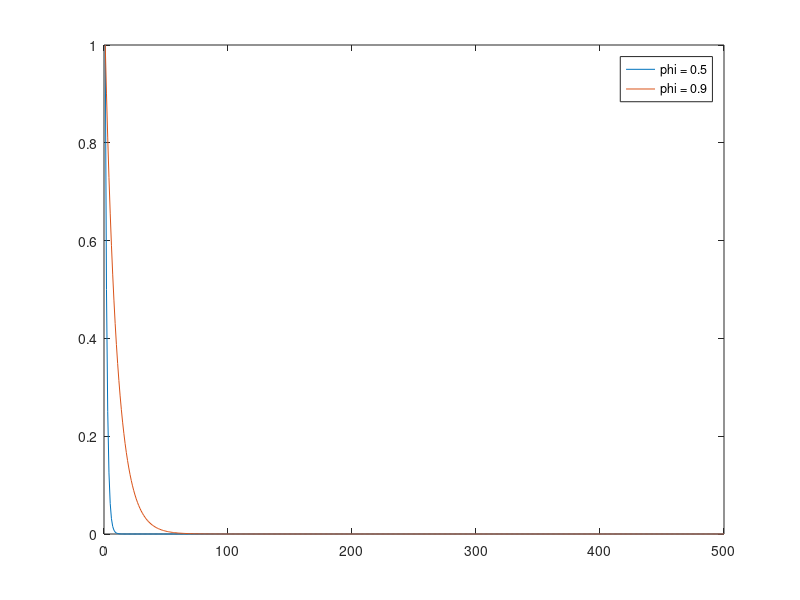

Recreate this plot in MATLAB.
%% seguimiento Mariana 
clear;
clc;

phi = 0.9;
x0 = 100;
y0 = 101;
% no errors
% standar desv equal to 1
vqgm1 = [];
vqgm2 = [];
e = randn(500,1);

for n = 1:500
    vqgm1 = [vqgm1, x0];
    vqgm2 = [vqgm2, y0];
    x1 = phi * x0 + e(n);
    x0 = x1;
    y1 = phi * y0 + e(n);
    y0 = y1;
end
% a)
plot(vqgm1)
% b)
IRF = vqgm2 - vqgm1;
% c)
plot(IRF)
title("IRF phi = 0.9")
%% d)
phi_d = 0.5;
x0 = 100;
y0 = 101;
% no errors
% standar desv equal to 1
vqgm1_d = [];
vqgm2_d = [];
e = randn(500,1);

for n = 1:500
    vqgm1_d = [vqgm1_d, x0];
    vqgm2_d = [vqgm2_d, y0];
    x1 = phi_d * x0 + e(n);
    x0 = x1;
    y1 = phi_d * y0 + e(n);
    y0 = y1;
end
plot(vqgm1_d)
IRF_d = vqgm2_d - vqgm1_d;
%%
pos = 1:500;
plot(pos, IRF_d, pos, IRF)
legend("phi = 0.5", "phi = 0.9")